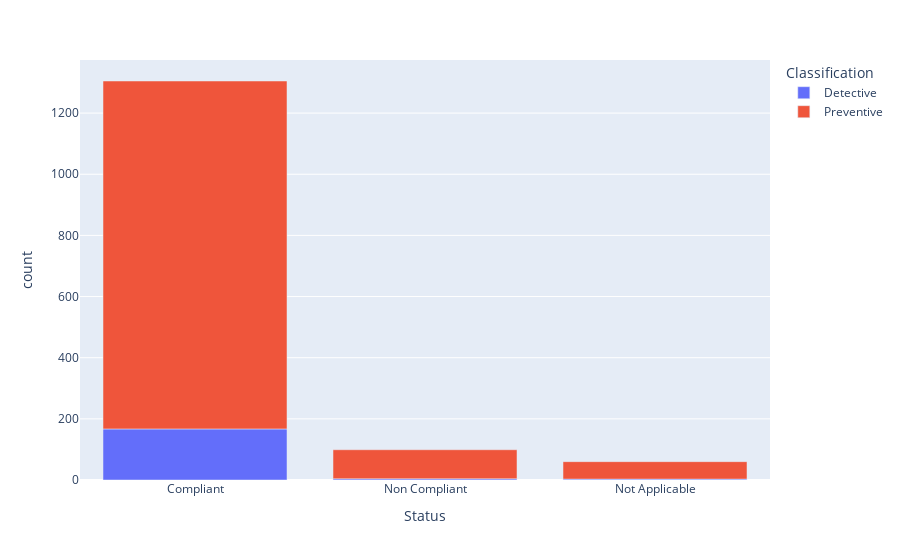

Notebook code for this chart:
### Code cell
px.bar(sql('select Status,Classification,count(*) as count from X group by Status,Classification')
       ,x='Status',y='count',color='Classification')

### Figure 1 — Plotly figure (JSON) as saved in the notebook; plotly's stock layout.template omitted (floating-point values rounded to 4 significant figures)
{"data": [{"alignmentgroup": "True", "hovertemplate": "Classification=Detective<br>Status=%{x}<br>count=%{y}<extra></extra>", "legendgroup": "Detective", "marker": {"color": "#636efa", "pattern": {"shape": ""}}, "name": "Detective", "offsetgroup": "Detective", "orientation": "v", "showlegend": true, "textposition": "auto", "type": "bar", "x": ["Compliant", "Non Compliant", "Not Applicable"], "xaxis": "x", "y": [167, 4, 3], "yaxis": "y"}, {"alignmentgroup": "True", "hovertemplate": "Classification=Preventive<br>Status=%{x}<br>count=%{y}<extra></extra>", "legendgroup": "Preventive", "marker": {"color": "#EF553B", "pattern": {"shape": ""}}, "name": "Preventive", "offsetgroup": "Preventive", "orientation": "v", "showlegend": true, "textposition": "auto", "type": "bar", "x": ["Compliant", "Non Compliant", "Not Applicable"], "xaxis": "x", "y": [1138, 95, 57], "yaxis": "y"}], "layout": {"barmode": "relative", "legend": {"title": {"text": "Classification"}, "tracegroupgap": 0}, "margin": {"t": 60}, "xaxis": {"anchor": "y", "domain": [0, 1], "title": {"text": "Status"}}, "yaxis": {"anchor": "x", "domain": [0, 1], "title": {"text": "count"}}}}
